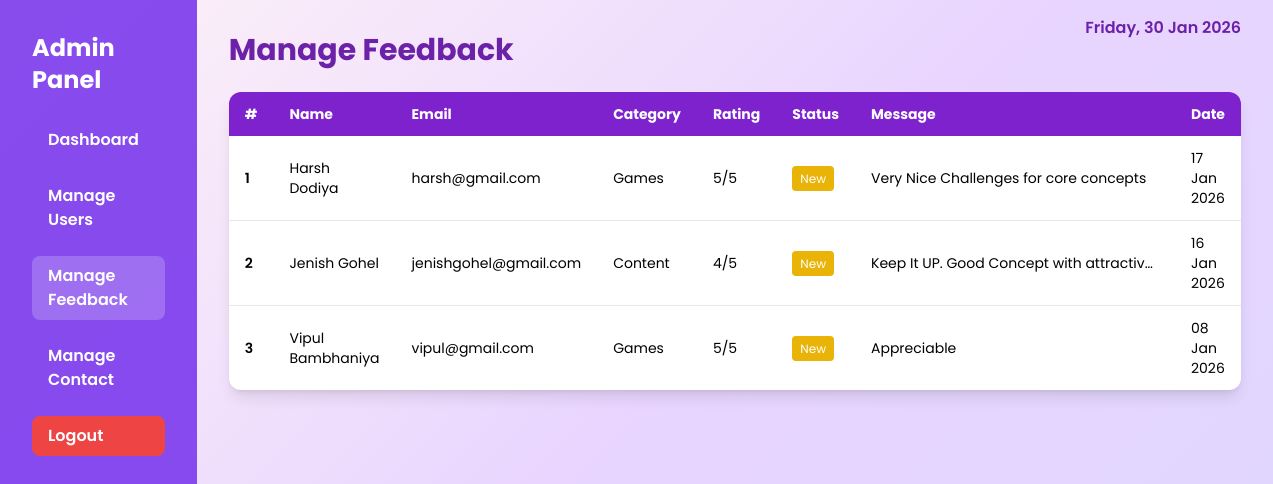
Page /admin-manage-feedback.php (signed in) on the committed database.
### tables this page shows
CREATE TABLE `feedback` (
  `feedback_id` int NOT NULL,
  `user_id` int DEFAULT '0',
  `name` varchar(100) NOT NULL,
  `email` varchar(100) NOT NULL,
  `rating` int NOT NULL,
  `category` varchar(50) NOT NULL,
  `message` text NOT NULL,
  `status` enum('New','Reviewed','Resolved') DEFAULT 'New',
  `created_at` timestamp NULL DEFAULT CURRENT_TIMESTAMP
);

### admin-manage-feedback.php (the view, shortened to what this page needs)
<?php
require_once 'db.php';
$page_title = "Manage Feedback";
$sql = "SELECT * FROM feedback ORDER BY created_at DESC";
$result = $conn->query($sql);
$today_date = date("l, d M Y");
?>
<!DOCTYPE html>
<html lang="en">
<head>
<script src="https://cdn.tailwindcss.com"></script>
</head>
<body>
<div class="flex">
<aside class="sidebar">
    <h2 class="text-2xl font-bold mb-6">Admin Panel</h2>
    <a href="admin-dashboard.php">Dashboard</a>
    <a href="admin-manage-users.php">Manage Users</a>
    <a href="admin-manage-feedback.php" class="bg-white bg-opacity-20">Manage Feedback</a>
    <a href="admin-manage-contact.php">Manage Contact</a>
    <a href="admin-logout.php" class="logout mt-6">Logout</a>
</aside>
<main class="content">
    <div class="date-display"><?= $today_date ?></div>
    <h1 class="text-3xl font-bold mb-6 text-purple-800"><?= $page_title ?></h1>
    <div class="overflow-x-auto bg-white rounded-xl shadow-lg">
        <table class="min-w-full text-sm text-left">
            <thead class="bg-purple-700 text-white">
                <tr>
                    <th class="px-4 py-3">#</th>
                    <th class="px-4 py-3">Name</th>
                    <th class="px-4 py-3">Email</th>
                    <th class="px-4 py-3">Category</th>
                    <th class="px-4 py-3">Rating</th>
                    <th class="px-4 py-3">Status</th>
                    <th class="px-4 py-3">Message</th>
                    <th class="px-4 py-3">Date</th>
                </tr>
            </thead>
            <tbody class="divide-y">
            <?php if ($result && $result->num_rows > 0): ?>
                <?php $i = 1; while ($feedback = $result->fetch_assoc()): ?>
                <tr class="hover:bg-purple-50">
                    <td class="px-4 py-3 font-semibold"><?= $i++; ?></td>
                    <td class="px-4 py-3"><?= htmlspecialchars($feedback['name']); ?></td>
                    <td class="px-4 py-3"><?= htmlspecialchars($feedback['email']); ?></td>
                    <td class="px-4 py-3"><?= htmlspecialchars($feedback['category']); ?></td>
                    <td class="px-4 py-3"><?= htmlspecialchars($feedback['rating']); ?>/5</td>
                    <td class="px-4 py-3">
                        <span class="px-2 py-1 rounded text-white text-xs
                        <?= $feedback['status']=='Resolved' ? 'bg-green-600' : 'bg-yellow-500'; ?>">
                        <?= htmlspecialchars($feedback['status']); ?>
                        </span>
                    </td>
                    <td class="px-4 py-3 max-w-xs truncate" title="<?= htmlspecialchars($feedback['message']); ?>">
                        <?= htmlspecialchars($feedback['message']); ?>
                    </td>
                    <td class="px-4 py-3">
                        <?= date("d M Y", strtotime($feedback['created_at'])); ?>
                    </td>
                </tr>
                <?php endwhile; ?>
            <?php endif; ?>
            </tbody>
        </table>
    </div>
</main>
</div>
</body>
</html>

### admin-manage-feedback.php (style rules this page uses)
body { font-family:'Poppins',sans-serif; background:linear-gradient(135deg,#fef3f7,#e9d5ff,#ddd6fe); min-height:100vh; }
.sidebar { background:rgba(124,58,237,0.9); color:white; min-height:100vh; padding:2rem; width:250px; }
.sidebar a { display:block; margin:1rem 0; padding:0.5rem 1rem; border-radius:0.5rem; font-weight:600; }
.sidebar .logout { background:#ef4444; }
.content { flex:1;padding:2rem;position:relative; }
.date-display { position:absolute; top:1rem; right:2rem; font-weight:600; color:#6b21a8; }

### rows in the picture
feedback: name "Harsh Dodiya", email "harsh@gmail.com", category "Games", rating "5", status "New", message "Very Nice Challenges for core concepts", created_at "17 Jan 2026"
feedback: name "Jenish Gohel", email "jenishgohel@gmail.com", category "Content", rating "4", status "New", message "Keep It UP. Good Concept with attractiv…", created_at "16 Jan 2026"
feedback: name "Vipul Bambhaniya", email "vipul@gmail.com", category "Games", rating "5", status "New", message "Appreciable", created_at "08 Jan 2026"

### other values in the picture
$page_title "Manage Feedback"
